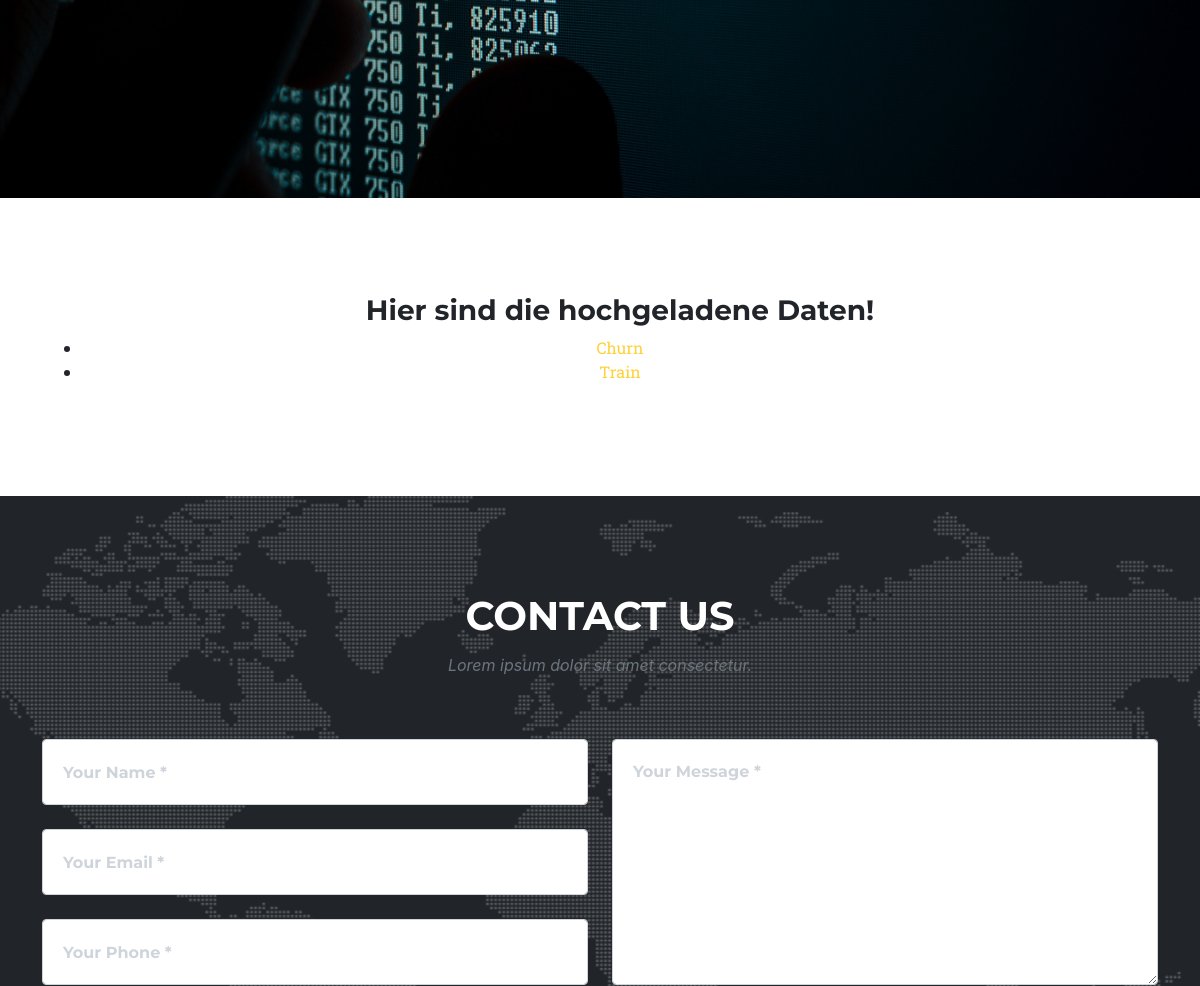
Page /datein/ (middle part) on the earlier database version.
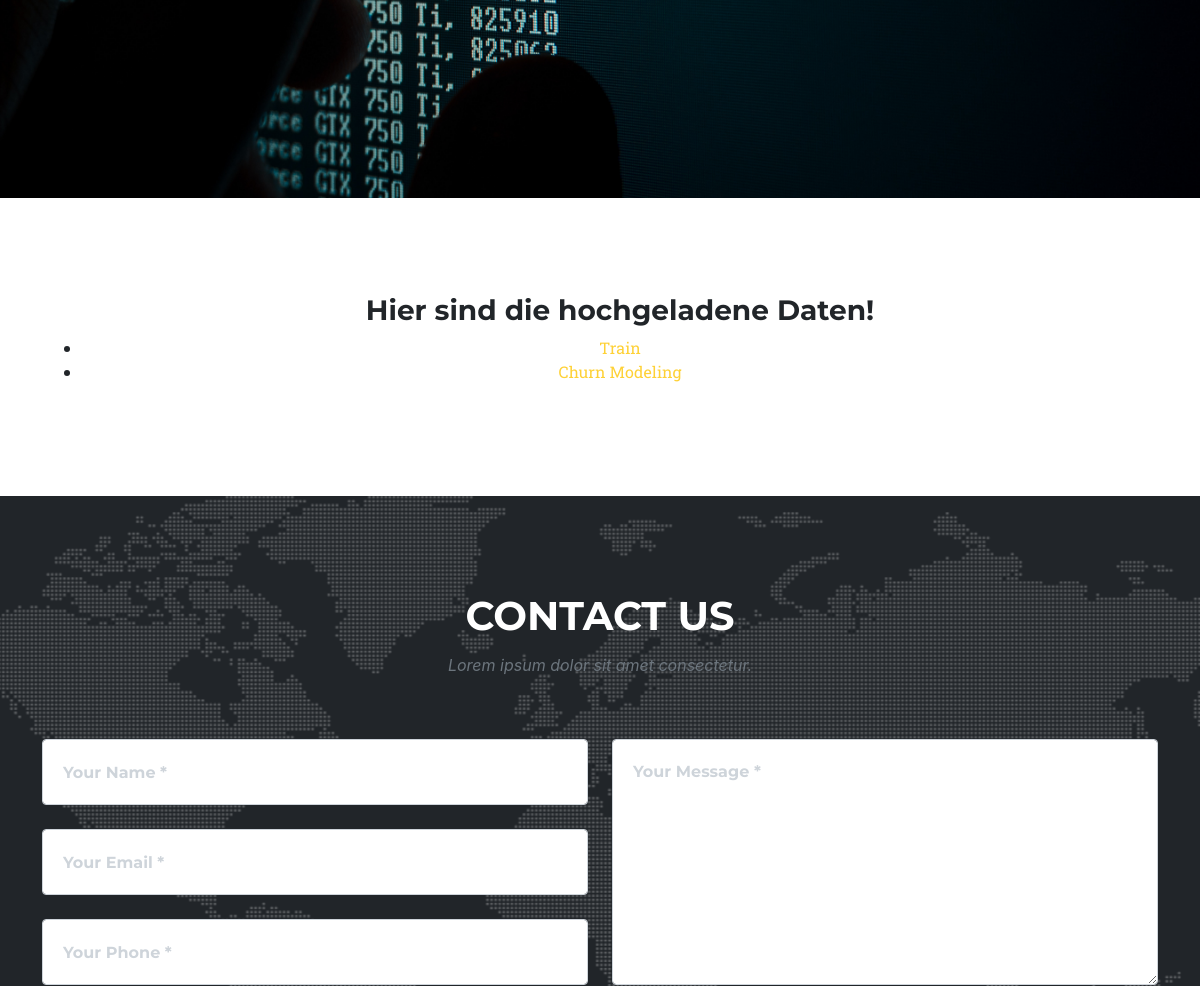
Same page on the later database version.
### datein/models.py (models this page shows, shortened)
class Dataset(models.Model):
    name = models.TextField(null=False)
    file_name = models.CharField(max_length=255)
    information = models.TextField(null=False)

### datein/views.py (the view)
# urls.py: path('', views.index, name='index'),
def index(request):
    data = Dataset.objects.all().values('id', 'name')
    context = dict(data=data)
    return render(request, 'datein/index.html', context)

### datein/templates/datein/index.html (shortened to what this page needs)
<!DOCTYPE html>
<html lang="en">
    <head>
        {% load static %}
        <link href="{% static 'Boostrap/css/styles.css' %}" rel="stylesheet">
        <link href= "{%static 'css/base.css'%}" rel= "stylesheet">
    </head>
    <body id="page-top">
        <header class="masthead">
        </header>
        <section class="page-section" id="services">
            <div class="container">
                <div class="text-center">
                   <div id=" inf_bag">
                    <ul>
                        <h3>Hier sind die hochgeladene Daten! </h3>
                    {% for d in data %}
                       <li><a href="detail/{{d.id}}">{{d.name}}</a></li>
                    {% endfor %}
                    </ul>
                   </div>
                </div>
            </div>
        </section>
        <section class="page-section" id="contact">
            <div class="container">
                <div class="text-center">
                    <h2 class="section-heading text-uppercase">Contact Us</h2>
                    <h3 class="section-subheading text-muted">Lorem ipsum dolor sit amet consectetur.</h3>
                </div>
                <form id="contactForm" name="sentMessage" novalidate="novalidate">
                    <div class="row align-items-stretch mb-5">
                        <div class="col-md-6">
                            <div class="form-group">
                                <input class="form-control" id="name" type="text" placeholder="Your Name *" required="required" data-validation-required-message="Please enter your name." />
                            </div>
                            <div class="form-group">
                                <input class="form-control" id="email" type="email" placeholder="Your Email *" required="required" data-validation-required-message="Please enter your email address." />
                            </div>
                            <div class="form-group mb-md-0">
                                <input class="form-control" id="phone" type="tel" placeholder="Your Phone *" required="required" data-validation-required-message="Please enter your phone number." />
                            </div>
                        </div>
                        <div class="col-md-6">
                            <div class="form-group form-group-textarea mb-md-0">
                                <textarea class="form-control" id="message" placeholder="Your Message *" required="required" data-validation-required-message="Please enter a message."></textarea>
                            </div>
                        </div>
                    </div>
                </form>
            </div>
        </section>
    </body>
</html>

### datein/static/css/base.css (style rules this page uses)
body, html { background-color: rgb(255, 255, 255); }

Differences in the rows shown:
removed Dataset: name "Churn"
added Dataset: name "Churn Modeling"
